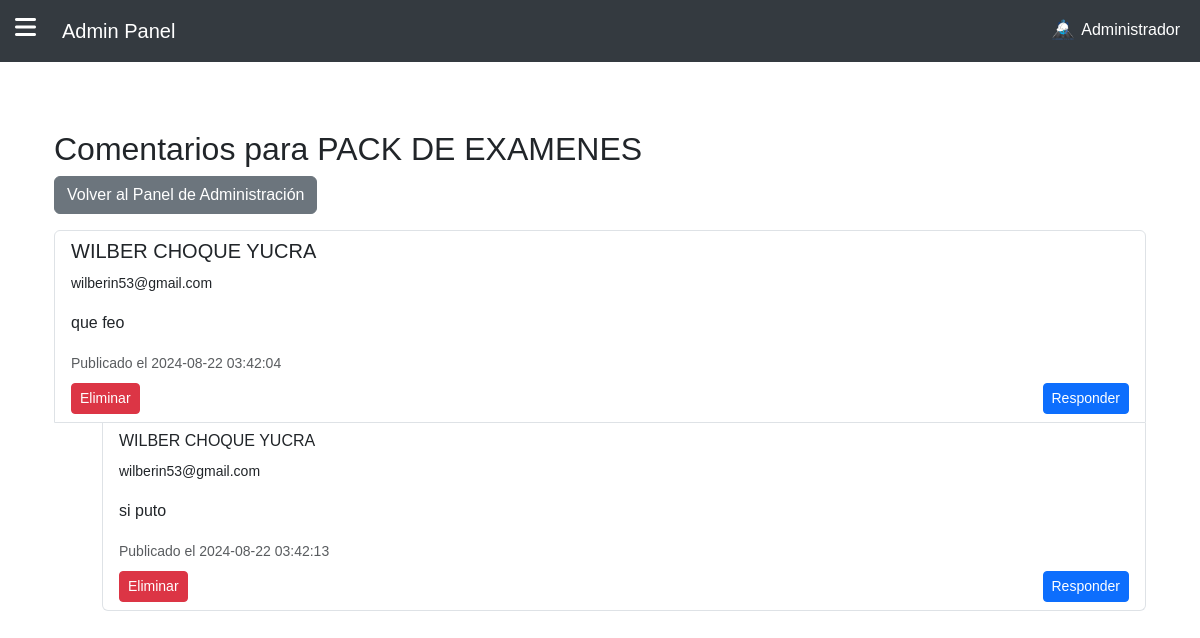
The page /admin/view_comments/2 (signed in) on the database its author committed.
### app.py (models this page shows, shortened)
class User(db.Model):
    id = db.Column(db.Integer, primary_key=True)
    email = db.Column(db.String(120), unique=True, nullable=False)
    password = db.Column(db.String(200), nullable=False)
    is_superadmin = db.Column(db.Boolean, default=False)
    full_name = db.Column(db.String(150), nullable=True, default="Administrador")
    bio = db.Column(db.Text, nullable=True)
    contact_number = db.Column(db.String(20), nullable=True)
    profile_picture = db.Column(db.String(200), nullable=True, default="default_profile.png")

class Product(db.Model):
    id = db.Column(db.Integer, primary_key=True)
    title = db.Column(db.String(120), nullable=False)
    short_description = db.Column(db.Text, nullable=False)
    full_description = db.Column(db.Text, nullable=False)
    image_url = db.Column(db.String(200), nullable=False)
    product_type = db.Column(db.String(20), nullable=False)
    category_id = db.Column(db.Integer, db.ForeignKey('category.id'), nullable=False)
    user_id = db.Column(db.Integer, db.ForeignKey('user.id'), nullable=False)
    category = db.relationship('Category', backref=db.backref('products', lazy=True))
    user = db.relationship('User', backref=db.backref('products', lazy=True))
    download_links = db.relationship('DownloadLink', backref='product', lazy=True)

class Comment(db.Model):
    id = db.Column(db.Integer, primary_key=True)
    product_id = db.Column(db.Integer, db.ForeignKey('product.id'), nullable=False)
    parent_id = db.Column(db.Integer, db.ForeignKey('comment.id'), nullable=True)
    name = db.Column(db.String(120), nullable=False)
    email = db.Column(db.String(120), nullable=False)
    comment_text = db.Column(db.Text, nullable=False)
    created_at = db.Column(db.DateTime, nullable=False, default=datetime.utcnow)
    user_profile_picture = db.Column(db.String(200), nullable=True, default='default_user.png')
    product = db.relationship('Product', backref=db.backref('comments', lazy=True))
    replies = db.relationship('Comment', backref=db.backref('parent', remote_side=[id]), lazy=True)

### app.py (the view)
@app.route('/admin/view_comments/<int:product_id>', methods=['GET'])
@login_required
@superadmin_required
def view_comments(product_id):
    product = Product.query.get_or_404(product_id)
    comments = Comment.query.filter_by(product_id=product_id).all()
    admin = User.query.get(session.get('user_id'))  # Obtener el usuario administrador actual
    return render_template('admin/view_comments.html', product=product, comments=comments, admin=admin)

### app.py (called while the page is built)
def superadmin_required(f):
    @wraps(f)
    def decorated_function(*args, **kwargs):
        user = User.query.get(session.get('user_id'))
        if not user or not user.is_superadmin:
            flash('Acceso denegado. Privilegios de superadministrador requeridos.', 'danger')
            return redirect(url_for('dashboard'))
        return f(*args, **kwargs)
    return decorated_function

def login_required(f):
    @wraps(f)
    def decorated_function(*args, **kwargs):
        if 'user_id' not in session:
            session['next'] = request.url
            return redirect(url_for('login'))
        return f(*args, **kwargs)
    return decorated_function

@app.context_processor
def inject_user():
    user_id = session.get('user_id')
    user_type = session.get('user_type')
    if user_id:
        if user_type == 'admin':
            admin = User.query.get(user_id)
            if admin:
                return {'admin': admin}
        elif user_type == 'regular':
            user = RegularUser.query.get(user_id)
            if user:
                return {'user': user}
    return {}

### templates/admin/view_comments.html (shortened to what this page needs)
{% extends "base.html" %}
{% block content %}
<div class="container mt-5">
    <h2>Comentarios para {{ product.title }}</h2>
    <a href="{{ url_for('dashboard') }}" class="btn btn-secondary mb-3">Volver al Panel de Administración</a>
    <div class="list-group">
        {% for comment in comments %}
            {% if not comment.parent_id %}
                <div class="list-group-item {% if comment.email in admin_emails %}bg-success text-white{% endif %}">
                    <h5>{{ comment.name }}</h5>
                    <p><small>{{ comment.email }}</small></p>
                    <p>{{ comment.comment_text }}</p>
                    <small class="text-muted">Publicado el {{ comment.created_at.strftime('%Y-%m-%d %H:%M:%S') }}</small>
                    <div class="d-flex justify-content-between mt-2">
                        <form method="POST" action="{{ url_for('delete_comment', comment_id=comment.id) }}">
                            <button type="submit" class="btn btn-danger btn-sm">Eliminar</button>
                        </form>
                        {% if admin.is_superadmin or admin.is_admin %}
                        <a href="#replyModal" data-bs-toggle="modal" data-comment-id="{{ comment.id }}" class="btn btn-primary btn-sm reply-btn">Responder</a>
                        {% endif %}
                    </div>
                </div>
                {% for reply in comment.replies %}
                <div class="list-group-item ms-5 {% if reply.email in admin_emails %}bg-success text-white{% endif %}">
                    <h6>{{ reply.name }}</h6>
                    <p><small>{{ reply.email }}</small></p>
                    <p>{{ reply.comment_text }}</p>
                    <small class="text-muted">Publicado el {{ reply.created_at.strftime('%Y-%m-%d %H:%M:%S') }}</small>
                    <div class="d-flex justify-content-between mt-2">
                        <form method="POST" action="{{ url_for('delete_comment', comment_id=reply.id) }}">
                            <button type="submit" class="btn btn-danger btn-sm">Eliminar</button>
                        </form>
                        {% if admin.is_superadmin or admin.is_admin %}
                        <a href="#replyModal" data-bs-toggle="modal" data-comment-id="{{ reply.id }}" class="btn btn-primary btn-sm reply-btn">Responder</a>
                        {% endif %}
                    </div>
                </div>
                {% endfor %}
            {% endif %}
        {% endfor %}
    </div>
</div>
{% endblock %}

### templates/base.html (shortened to what this page needs)
<!DOCTYPE html>
<html lang="es">
<head>
    <link href="https://cdn.jsdelivr.net/npm/bootstrap@5.3.0/dist/css/bootstrap.min.css" rel="stylesheet">
    <link rel="stylesheet" href="https://cdnjs.cloudflare.com/ajax/libs/font-awesome/6.0.0-beta3/css/all.min.css">
</head>
<body>
    <div class="menu-toggle" id="menu-toggle">
        <i class="fas fa-bars"></i>
    </div>
    <nav class="navbar navbar-expand-lg navbar-dark">
        <div class="container-fluid">
            <a class="navbar-brand" href="{{ url_for('dashboard') }}">Admin Panel</a>
            <div class="collapse navbar-collapse">
                <ul class="navbar-nav ms-auto">
                    <li class="nav-item dropdown">
                        <a class="nav-link dropdown-toggle" href="#" id="navbarDropdownAdmin" role="button" data-bs-toggle="dropdown" aria-expanded="false">
                            {% if admin and admin.profile_picture %}
                            <img src="{{ url_for('uploaded_file', filename=admin.profile_picture) }}" alt="Foto de Perfil" class="rounded-circle" width="30" height="30">
                            {% else %}
                            <img src="{{ url_for('static', filename='images/default_user.png') }}" alt="Foto de Perfil Predeterminada" class="rounded-circle" width="30" height="30">
                            {% endif %}
                            {{ admin.full_name or 'Perfil' }}
                        </a>
                    </li>
                </ul>
            </div>
        </div>
    </nav>
    <div class="content" id="content">
        <div class="container mt-4">
            {% block content %}{% endblock %}
        </div>
    </div>
</body>
</html>

### templates/base.html (style rules this page uses)
body { margin: 0; padding: 0; font-family: Arial, sans-serif; overflow-x: hidden; }
.navbar { background-color: #343a40; }
.navbar .nav-link, .navbar .navbar-brand { color: white !important; }
.content { margin-left: 0; padding: 20px; transition: margin-left 0.3s; }
.menu-toggle { cursor: pointer; color: white; font-size: 24px; position: absolute; top: 15px; left: 15px; z-index: 1100; display: flex; align-items: center; }
.navbar-brand { margin-left: 50px; }
.dropdown-toggle::after { display: none; }
.navbar-collapse { flex-grow: 0; }
.navbar .navbar-nav .nav-item { margin-left: 20px; }

### rows shown on the page
User: profile_picture (picture), full_name "Administrador"
Product: title "PACK DE EXAMENES"
Comment: name "WILBER CHOQUE YUCRA", email "wilberin53@gmail.com", comment_text "que feo", created_at "2024-08-22 03:42:04"
Comment: name "WILBER CHOQUE YUCRA", email "wilberin53@gmail.com", comment_text "si puto", created_at "2024-08-22 03:42:13"
